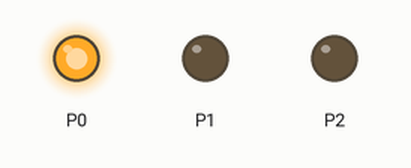
Recording of a program running on a simulated BBC micro:bit (MakeCode). Shown: output pins drawn as LEDs (lit = HIGH).

Above: at 0.1 s.
At 1.12 s:
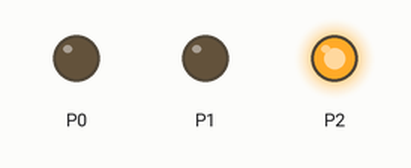
At 2.78 s:
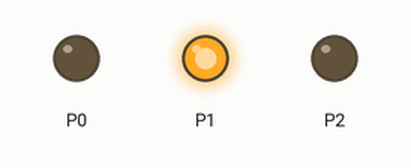
Timing chart, 0 to 3.1 s (numbered marks = the images above):
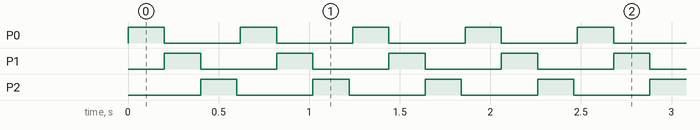

The program:

main.ts
```typescript
/**
 * Version analogique
 *
 * Varie de 0 à 1023
 */
/**
 * Version analogique
 *
 * Varie de 0 à 1023
 *
 * A REMPLACER dans le bloc au démarrage
 */
/**
 * La led est connectée à 3 broches (ports)
 *
 * - P0 : La couleur rouge
 *
 * - P1 : La couleur verte
 *
 * - P2 : La couleur bleue
 */
pins.digitalWritePin(DigitalPin.P0, 0)
pins.digitalWritePin(DigitalPin.P1, 0)
pins.digitalWritePin(DigitalPin.P2, 0)
/**
 * Version numérique
 *
 * Varie entre 0 à 1
 */
basic.forever(function () {
    pins.digitalWritePin(DigitalPin.P0, 1)
    basic.pause(200)
    pins.digitalWritePin(DigitalPin.P0, 0)
    pins.digitalWritePin(DigitalPin.P1, 1)
    basic.pause(200)
    pins.digitalWritePin(DigitalPin.P1, 0)
    pins.digitalWritePin(DigitalPin.P2, 1)
    basic.pause(200)
    pins.digitalWritePin(DigitalPin.P2, 0)
})
```

test.ts
```typescript
// les tests vont ici ; cela ne sera pas compilé si ce paquet est utilisé en tant qu'extension.
```

Measured:
- by itself, P0–2: alternates HIGH for 0.20 s and LOW for 0.42 s
- by itself, everything shown: repeats every 0.62 s, in 3 steps
